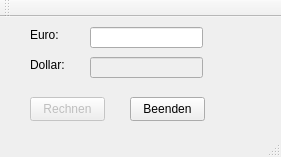
<?xml version="1.0" encoding="UTF-8"?>
<ui version="4.0">
 <class>EuroToDollarCalculatorApplicationClass</class>
 <widget class="QMainWindow" name="EuroToDollarCalculatorApplicationClass">
  <property name="geometry">
   <rect>
    <x>0</x>
    <y>0</y>
    <width>281</width>
    <height>157</height>
   </rect>
  </property>
  <property name="windowTitle">
   <string>EuroToDollarCalculator</string>
  </property>
  <widget class="QWidget" name="centralWidget">
   <widget class="QLabel" name="lbl_euro">
    <property name="geometry">
     <rect>
      <x>30</x>
      <y>10</y>
      <width>49</width>
      <height>16</height>
     </rect>
    </property>
    <property name="text">
     <string>Euro:</string>
    </property>
   </widget>
   <widget class="QLabel" name="lbl_dollar">
    <property name="geometry">
     <rect>
      <x>30</x>
      <y>40</y>
      <width>49</width>
      <height>16</height>
     </rect>
    </property>
    <property name="text">
     <string>Dollar:</string>
    </property>
   </widget>
   <widget class="QPushButton" name="btn_rechnen">
    <property name="enabled">
     <bool>false</bool>
    </property>
    <property name="geometry">
     <rect>
      <x>30</x>
      <y>80</y>
      <width>75</width>
      <height>24</height>
     </rect>
    </property>
    <property name="text">
     <string>Rechnen</string>
    </property>
   </widget>
   <widget class="QPushButton" name="btn_beenden">
    <property name="geometry">
     <rect>
      <x>130</x>
      <y>80</y>
      <width>75</width>
      <height>24</height>
     </rect>
    </property>
    <property name="text">
     <string>Beenden</string>
    </property>
   </widget>
   <widget class="QLineEdit" name="txt_euro">
    <property name="geometry">
     <rect>
      <x>90</x>
      <y>10</y>
      <width>113</width>
      <height>21</height>
     </rect>
    </property>
   </widget>
   <widget class="QLineEdit" name="txt_dollar">
    <property name="enabled">
     <bool>false</bool>
    </property>
    <property name="geometry">
     <rect>
      <x>90</x>
      <y>40</y>
      <width>113</width>
      <height>21</height>
     </rect>
    </property>
   </widget>
  </widget>
  <widget class="QToolBar" name="mainToolBar">
   <attribute name="toolBarArea">
    <enum>TopToolBarArea</enum>
   </attribute>
   <attribute name="toolBarBreak">
    <bool>false</bool>
   </attribute>
  </widget>
  <widget class="QStatusBar" name="statusBar"/>
 </widget>
 <layoutdefault spacing="6" margin="11"/>
 <resources>
  <include location="EuroToDollarCalculatorApplication.qrc"/>
 </resources>
 <connections/>
 <slots>
  <slot>slot1()</slot>
 </slots>
</ui>
